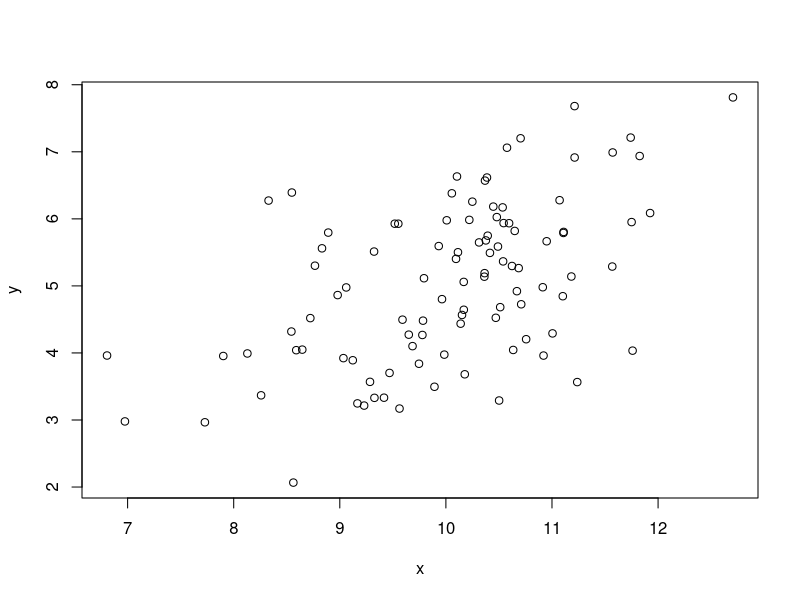
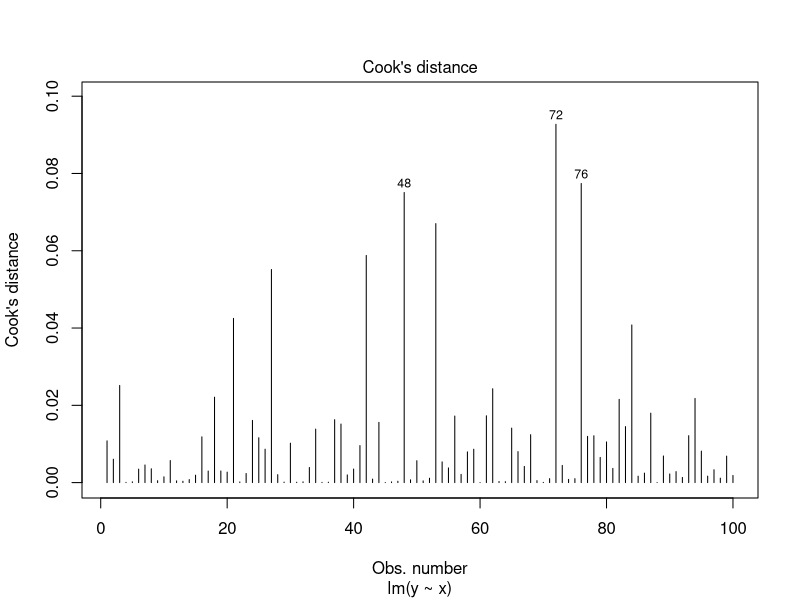

Reproduce these figures in R, in order.
## ---- chunk 1
n <- 100
x <- rnorm(n = n, mean = 10)
y <- 0.5 * x + rnorm(n = n)
plot(x, y)
## ---- chunk 2
tab <- data.frame(x, y)
knitr::kable(
  head(tab),
  format = "latex",
  booktabs = TRUE,
  linesep = "",
  caption = "Caption of the table."
)
## ---- chunk 3
fit <- lm(y ~ x, data = tab)
summary(fit)
## ---- chunk 4
plot(fit, which = 4)
